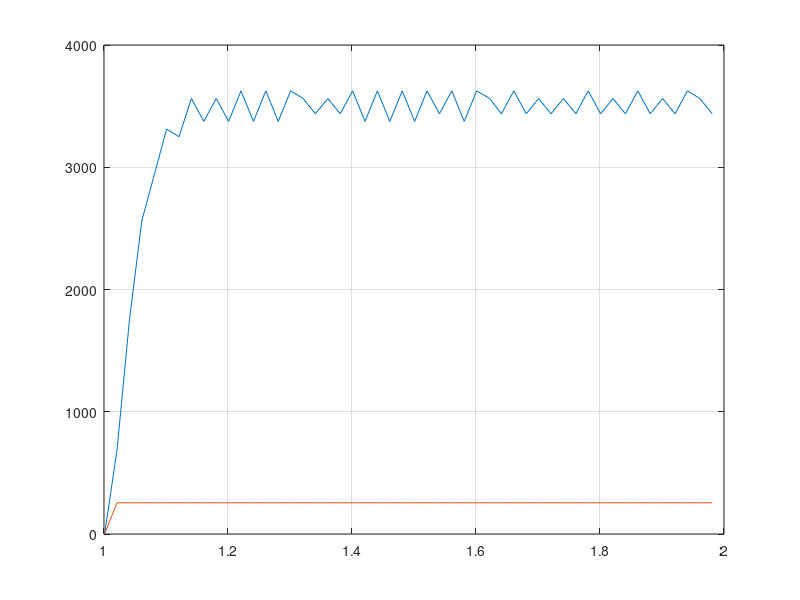

MATLAB code for this plot: (Note: this script raises an error after producing the figure.)
 clc;close all;clear all;
 

%estos datos son de la identificacion vieja
%load('tout.mat')
%load('velocidades.mat')
%load('pwm.mat')


M=csvread('datos_identificacion.txt');

t=M(:,1)/1000;
p=M(:,2);
v=M(:,3);

t=t(50:end);
v=v(50:end);
p=p(50:end);



%velocidades es 0 hasta la fila 51, asi que para ajustar achico ambos vectores

% v = velocidades(50:end);

%tout va en intervalos de 0.2 asi que genero un t acorde
%t = 0:0.2:16.4;

%pwm
% pwm = double(pwm);
% p = double(pwm(50:end));

%veo si plotea bien
figure(1);
plot(t,v,t,p);
grid on;
hold on;



%ver el identification toolbox
s = tf('s');



G = 425.5/(s+30.87); %1 polo %int conf : 81.36
G2 = 1.211e05/((s+290.5995)*(s+30.2292)); %2 polos % int conf : 86.28
G3 = (2.531*s + 374.4)/(s+27.14); %1 zero, 1 polos int conf : 86.03
G4 = (-2.649e04*s + 7.134e06)/((s+17133.03)*(s+30.21));%1 zero, dos polos int conf 86.28
%nota, G4 es inestable a lazo cerrado, pero muy justito, dividiendo por 2
%se hace estable pero no nos sirve del todo,
opt = stepDataOptions('StepAmplitude',255);

figure(2)
plot(t-1,v,'g');
hold on;
step(G,opt,10)
step(G2,opt,10)
step(G3,opt,10)
step(G4,opt,10)
grid on;
xticks([0 0.02 0.04 0.06 0.08 0.1 0.12 0.14 0.16 0.18 0.2 0.22 0.24 0.26 0.28 0.3 0.32 0.34 0.36 0.38 0.4 0.42 0.44 0.46 0.48 0.5]);
legend('Data Original','1Polo','2Polos','1Zero 1Polo','1Zero, 2Polos')
xlim([0 0.5])
ylim([0 4000])

%vamos al sisotool
%requisitos: OS<3% , TS<0.1s

C = 0.16819*(s+37.31)/s;


%finalmente se uso C2 como controlador
C2= 0.06*(s+5)/s;
%Graficamos la planta a lazo cerrado con controlador

figure();

step(feedback(G2*C2,1),opt)
grid on;
